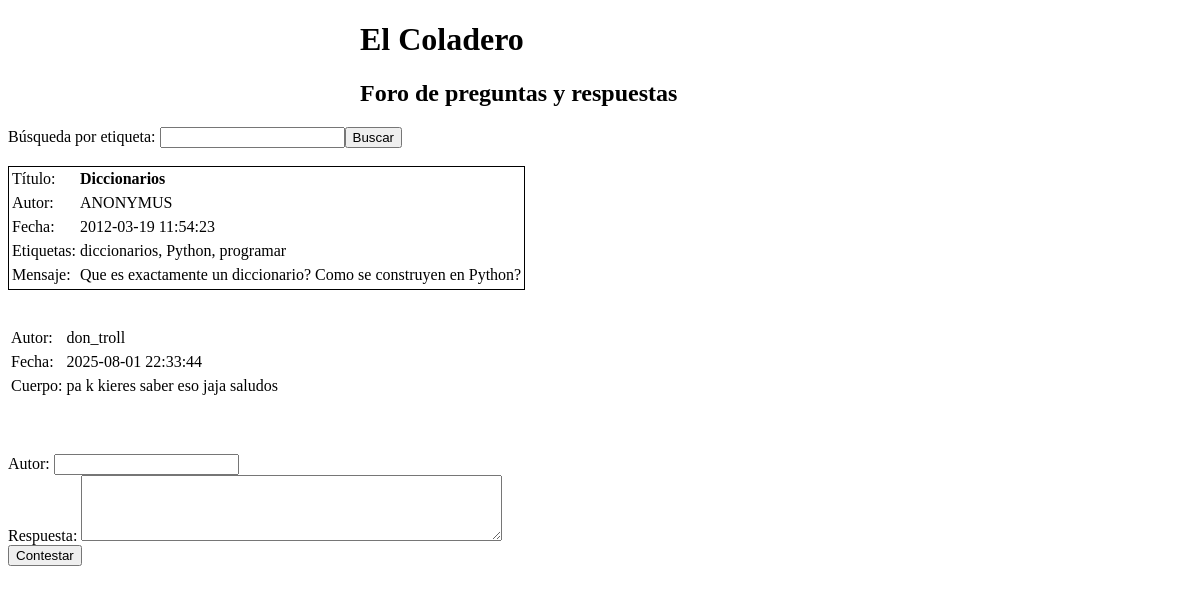
The app's page /show_question?id=2 with its own data.
### tables this page shows
CREATE TABLE Questions (
  id INTEGER PRIMARY KEY, 
  author VARCHAR(50), 
  title VARCHAR(200), 
  body TEXT, 
  time datetime, 
  tags VARCHAR(200)
);

CREATE TABLE Replies (
	id INTEGER PRIMARY KEY,
	author VARCHAR(50),
	body TEXT,
	time DATETIME,
	question_id INTEGER,
	
	FOREIGN KEY (question_id) REFERENCES Questions(id)
);

### coladero.py (the view)
@app.route('/show_question', methods=['GET'])
def show_question():
    ident = request.args.get('id')
    conn = sqlite3.connect(DBPATH)
    cur = conn.cursor()
    qbody1 = """SELECT author,title,time,tags,body
                FROM Questions
                WHERE id=:ident"""
    qbody2 = """SELECT author,time,body
                FROM Replies
                WHERE question_id=:ident"""
    params = {'ident': ident}
    cur.execute(qbody1, params)
    question = cur.fetchone()
    cur.execute(qbody2, params)
    replies = list(cur.fetchall())
    conn.close()
    return render_template("message_detail.html", q=question, replies=replies, ident=ident)

### templates/message_detail.html (shortened to what this page needs)
<!DOCTYPE html>
<html>
	<head>
	</head>
	<body>
		<header class="title"><h1>El Coladero</h1></header>
		<header class="title"><h2>Foro de preguntas y respuestas</h2></header>
    <form action="search_question">
		Búsqueda por etiqueta: <input type="search" name="tag"><input type="submit" value="Buscar">
		</form>
		<br/>
		{% if q is none %}
          <h1>No se ha encontrado ninguna pregunta con identificador '{{ident}}'</h1>
		{% else %}
		  <table class="question">
			  <tr>
		      <td>Título:</td>
		      <td class="title">{{q[1]}}</td>
		    <tr>
		    <tr>
		      <td>Autor:</td>
		      <td>{{q[0]}}</td>
		    <tr>
		    <tr>
		      <td>Fecha:</td>
		      <td>{{q[2]}}</td>
		    <tr>
		    <tr>
		      <td>Etiquetas:</td>
		      <td>{{q[3]}}</td>
		    <tr>
		    <tr>
		      <td>Mensaje:</td>
		      <td>{{q[4]}}</td>
		  </table>
		  <br/><br/>
		  {% for r in replies %}
		  <table class="reply">
		    <tr>
		      <td>Autor:</td>
		      <td>{{r[0]|safe}}</td>
		    <tr>
		    <tr>
		      <td>Fecha:</td>
		      <td>{{r[1]|safe}}</td>
		    <tr>
		    <tr>
		      <td>Cuerpo:</td>
		      <td>{{r[2]|safe}}</td>
		  </table>
		  <br/>
		  {% endfor %}
	    {% endif %}
		<br/><br/>
		<form class="contestar" action="insert_reply" method="POST">
			<label for="author">Autor:</label>
	        <input type="text" name="author"><br/>
			<label for="body">Respuesta:</label>
	        <textarea rows="4" cols="50" name="body"></textarea><br/>
	        <input type="submit" value="Contestar">
		</form>
	</body>
</html>

### templates/message_detail.html (style rules this page uses)
header.title { margin-left: auto; margin-right: auto; width: 30em; }
table.question { border: solid 1px; position: relative; }
td.title { font-weight: bold; }

### records on screen
Questions: title "Diccionarios", author "ANONYMUS", time "2012-03-19 11:54:23", tags "diccionarios, Python, programar", body "Que es exactamente un diccionario? Como se construyen en Python?"
Replies: author "don_troll", time "2025-08-01 22:33:44", body "pa k kieres saber eso jaja saludos"
